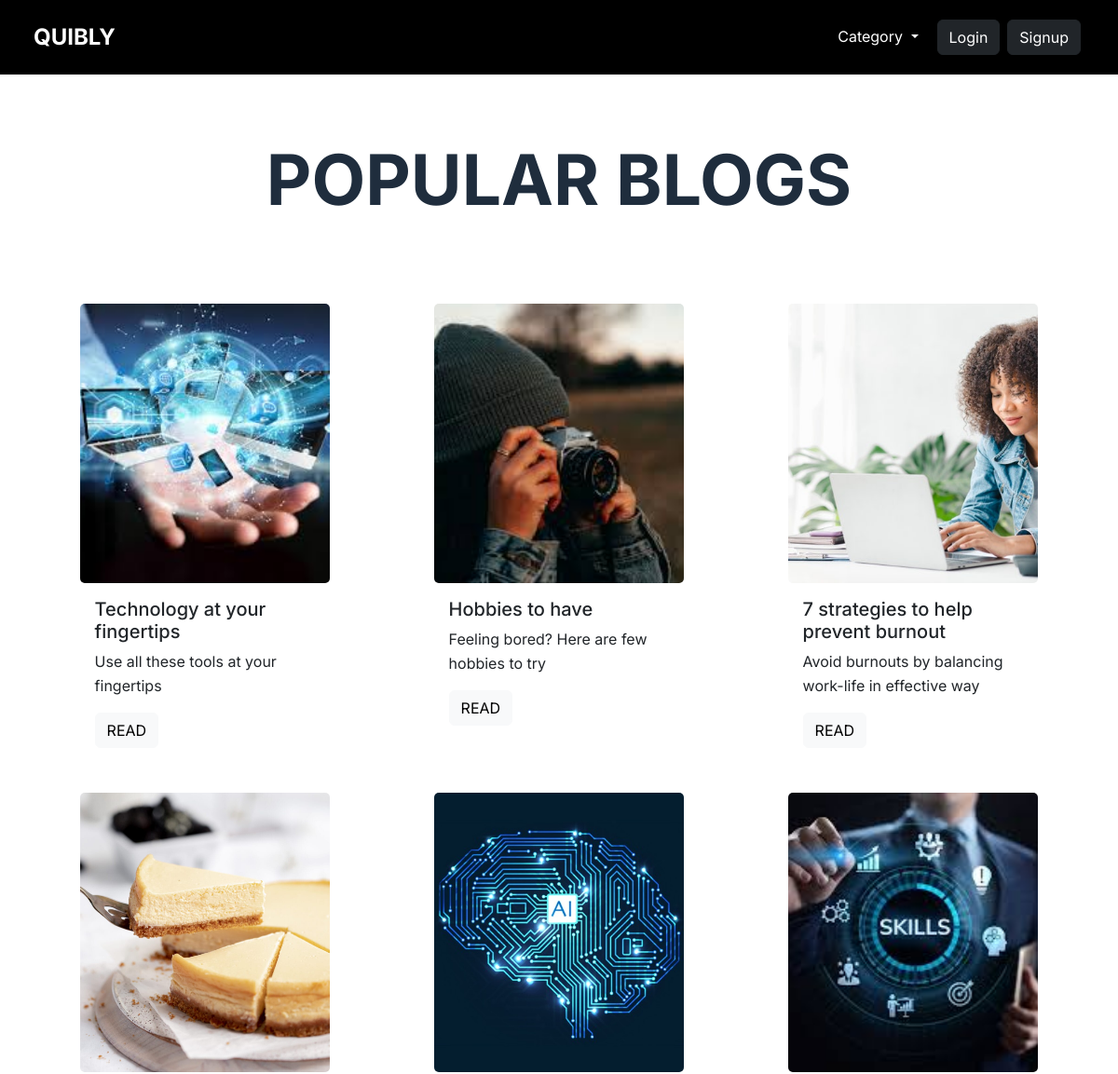
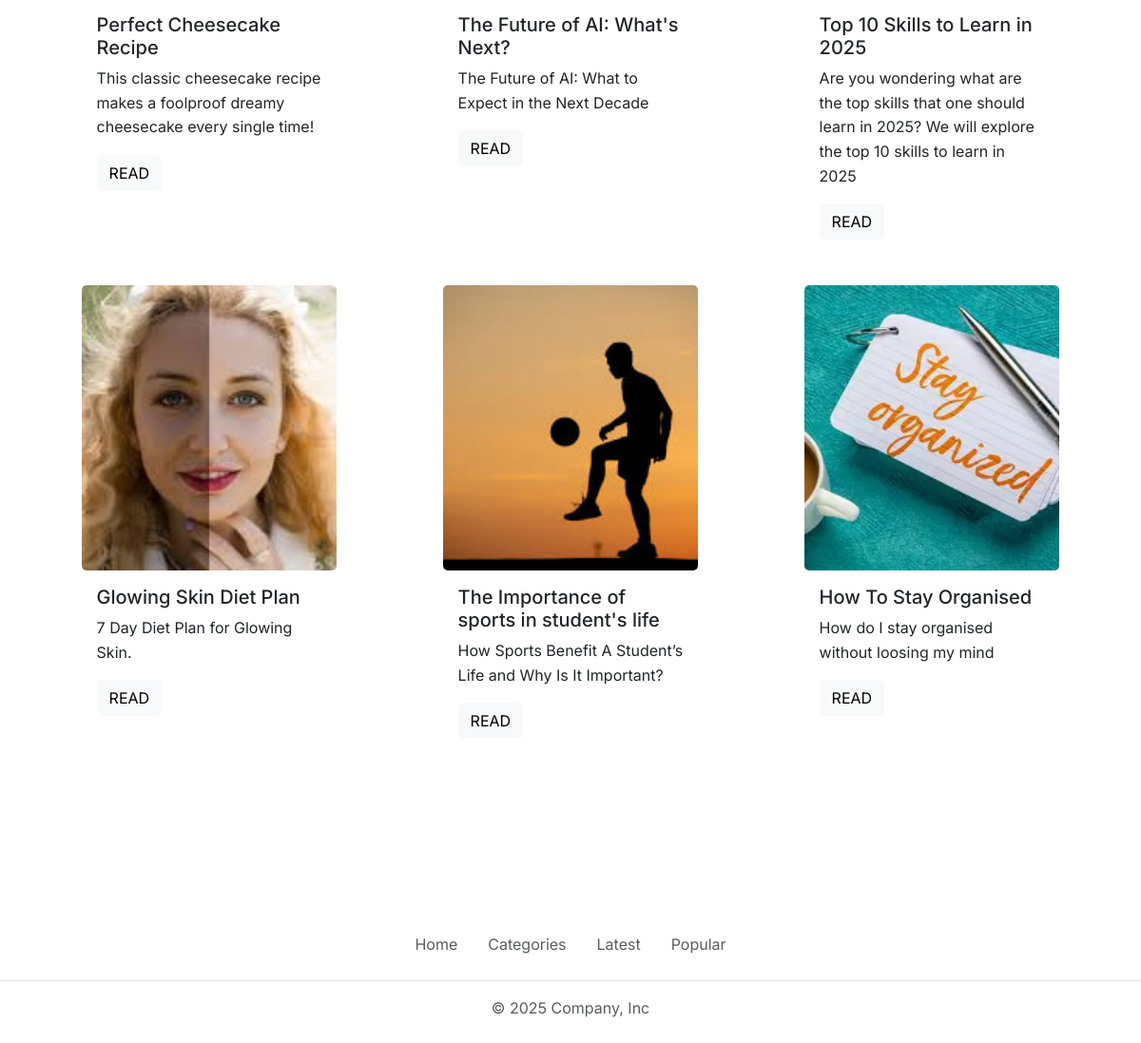
The app's page /popular with its own data (2 pictures, top to bottom).
### index.py (models this page shows, shortened)
class Blog(db.Model):
    id = db.Column(db.Integer, primary_key = True)
    title = db.Column(db.String(100), nullable = False)
    description = db.Column(db.String(200))
    content = db.Column(db.Text, nullable = False)
    views = db.Column(db.Integer, default = 0)
    cover_image = db.Column(db.String(120))
    author = db.Column(db.String(50), nullable = False)
    date_posted = db.Column(db.DateTime, default=lambda: datetime.now(timezone.utc))
    user_id = db.Column(db.Integer, db.ForeignKey('user.id'))
    category = db.Column(db.String(50), nullable = False, default = 'Others')
    read_time = db.Column(db.Integer)

### index.py (the view)
@app.route('/popular')
def popular():
    page=request.args.get('page',1,type=int)
    popular_blogs = Blog.query.order_by(Blog.views.desc()).paginate(page=page, per_page=12)
    return render_template('popular.html', popular_blogs=popular_blogs)

### templates/popular.html (shortened to what this page needs)
{% extends 'base.html' %}
{% block body %}
<div class="text-wrapper">
    <h1 class="popular-blogs fw-bold py-5 text-center" style="font-size: 75px;">POPULAR BLOGS</h1>
    <div class="container my-4">
        {% if popular_blogs %}
        <div id="blogs-area" class="row row-cols-1 row-cols-md-3 row-cols-lg-3">
            {% for blog in popular_blogs %}
            <div class="col d-flex justify-content-center">
                <div class="card border-0 hover-shadow py-3 px-2" style="width: 18rem;">
                    <img src="{{ url_for('static', filename='uploads/' ~ blog.cover_image) }}"
                        class="card-img-top card-img" alt="...">
                    <div class="card-body">
                        <h5 class="card-title">{{blog.title}}</h5>
                        <p class="card-text">{{blog.description}}</p>
                        <a href="{{url_for('read', id=blog.id)}}" class="btn btn-light">READ</a>
                    </div>
                </div>
            </div>
            {% endfor %}
        </div>
    </div>
    {% else %}
    <div class="text-center text-muted mt-5">
        <h5>No blogs found in this category.</h5>
    </div>
    {% endif %}
</div>
{% endblock body %}

### static/style.css (style rules this page uses)
body { background-color:#ffff !important; }
.card { height: 100% !important; display: flex; flex-direction: column; justify-content: space-between; background-color: transparent !important; width: 80% !important; overflow: hidden; }
body { font-family: 'Inter', sans-serif !important; font-size: 16px; line-height: 1.6; color: #1f2d3d; background-color: #f8f9fa; }
.card-img { height: 300px !important; image-rendering: auto; transition: transform 0.3s ease; object-fit: cover !important; }
.text-wrapper { padding-top: 100px !important; }
h1 { font-size: 75px; }

### records on screen
Blog: cover_image (picture), title "Technology at your fingertips", description "Use all these tools at your fingertips"
Blog: cover_image (picture), title "Hobbies to have", description "Feeling bored? Here are few hobbies to try"
Blog: cover_image (picture), title "7 strategies to help prevent burnout", description "Avoid burnouts by balancing work-life in effective way"
Blog: cover_image (picture), title "Perfect Cheesecake Recipe", description "This classic cheesecake recipe makes a foolproof dreamy cheesecake every single time!"
Blog: cover_image (picture), title "The Future of AI: What's Next?", description "The Future of AI: What to Expect in the Next Decade"
Blog: cover_image (picture), title "Top 10 Skills to Learn in 2025", description "Are you wondering what are the top skills that one should learn in 2025? We will explore the top 10 skills to learn in 2025"
Blog: cover_image (picture), title "Glowing Skin Diet Plan", description "7 Day Diet Plan for Glowing Skin."
Blog: cover_image (picture), title "The Importance of sports in student's life", description "How Sports Benefit A Student’s Life and Why Is It Important?"
Blog: cover_image (picture), title "How To Stay Organised", description "How do I stay organised without loosing my mind"
